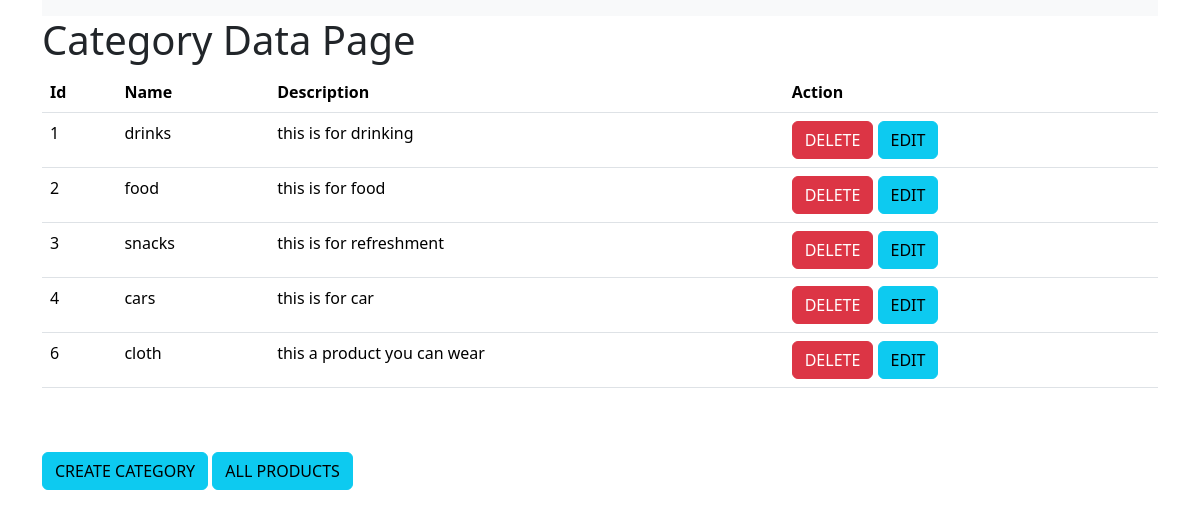
Page /allcat (signed in) on the committed database.
### inventoryapp/models.py (models this page shows, shortened)
class Category(models.Model):
    name = models.CharField(max_length=30, null=False)
    description = models.CharField(max_length=50, null=False)
    class Meta:
        verbose_name = "Categorie"

### inventoryapp/views.py (the view)
# urls.py: path('allcat', views.allcategory, name='allcat'),
def allcategory(request):
    all_cat = Category.objects.all()
    return render(request, "allcat.html", context={"all_cats":all_cat})

### templates/allcat.html (shortened to what this page needs)
<!DOCTYPE html>
<html lang="en">
<head>
     <link href="https://cdn.jsdelivr.net/npm/bootstrap@5.3.2/dist/css/bootstrap.min.css" rel="stylesheet"
>
</head>
<body>
<div class="container">
  <div class="row justify-content-center">
    <div class="col-md-12">
<nav class="navbar bg-dark navbar-expand-lg bg-body-tertiary">
</nav>
  <marquee><h1> Category Data Page</h1></marquee>
        <table class="table">
          <thead>
            <tr>
                <th scope="col">Id</th>
                <th scope="col">Name</th>
                <th scope="col">Description</th>
                <th scope="col">Action</th>
            </tr>
          </thead>
          <tbody>
             {% for cat in all_cats %}
            <tr>
                <td>{{cat.id}}</td>
                <td>{{cat.name}}</td>
                <td>{{cat.description}}</td>
                <td><a href="{% url 'removecat' cat.id %}" class="btn btn-danger">DELETE</a>
                    <a href="#" class="btn btn-info">EDIT</a>
                </td>
            </tr>
            {% endfor %}
          </tbody>
        </table><br><br>
         <a href="{% url 'createcategory' %}" class="btn btn-info">CREATE CATEGORY</a>
        <a href="{% url 'allproducts'%}" class="btn btn-info">ALL PRODUCTS</a>
    </div>
  </div>
</div>
</body>
</html>

### rows in the picture
Category: id "1", name "drinks", description "this is for drinking"
Category: id "2", name "food", description "this is for food"
Category: id "3", name "snacks", description "this is for refreshment"
Category: id "4", name "cars", description "this is for car"
Category: id "6", name "cloth", description "this a product you can wear"
